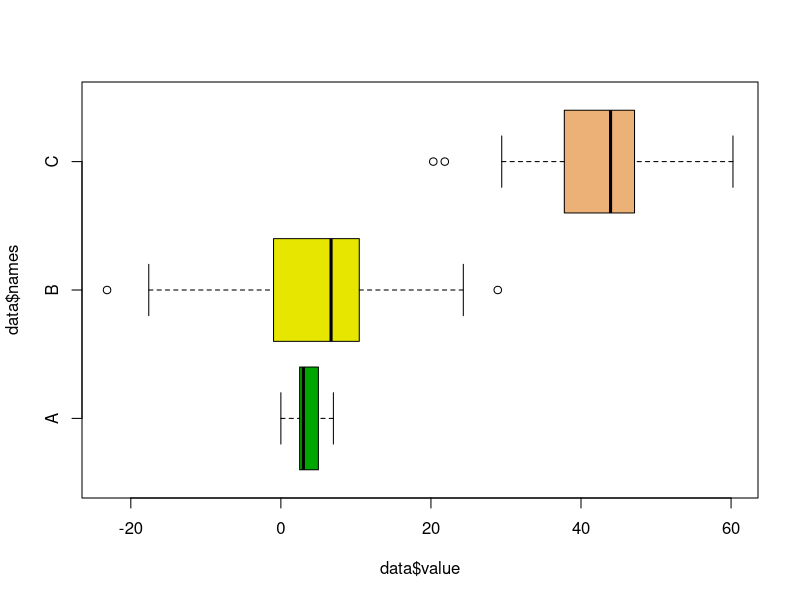
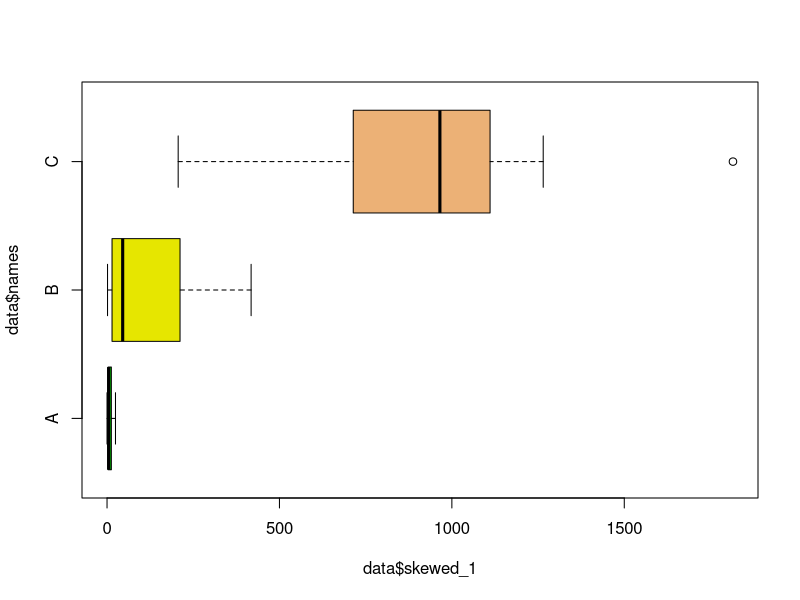

Recreate these plots in R, in order.
## ---- chunk 1
knitr::opts_chunk$set(echo = TRUE)
## ---- chunk 2
# Create data
names <- c(rep("A", 15) , rep("B", 15) , rep("C", 15))
value <- c( rpois(15, 5) , rnorm(15, mean=10, sd=15) , rnorm(15, mean=40, sd=10) )
data <- data.frame(names,value)

boxplot(data$value ~ data$names , col=terrain.colors(4), horizontal = T )
## ---- chunk 3
skewed_1 = (1/2)*(data$value)^2
data <- cbind(data, skewed_1)

boxplot(data$skewed_1 ~ data$names , col=terrain.colors(4), horizontal = T )
